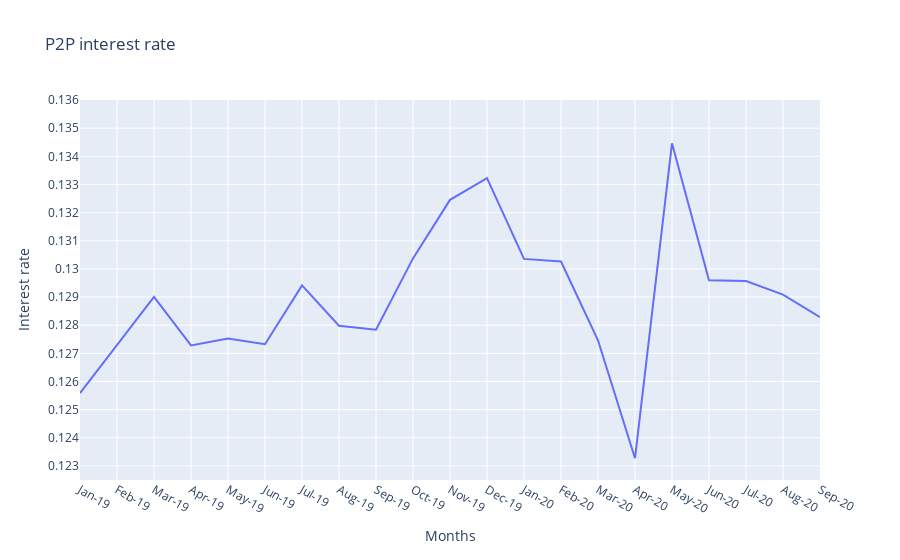

This figure's notebook cell:
### Code cell
fig = go.Figure()
fig = px.line(All_Fintech_Stat, x='issue_d', y="Average", title='P2P interest rate over time')
fig.update_layout(yaxis_range=[0.1225,0.136])
fig.update_layout(title='P2P interest rate',
                   xaxis_title='Months',
                   yaxis_title='Interest rate')
fig.update_yaxes(tick0=0.0000, dtick=0.001)
fig.show()

### Figure 1 — Plotly figure (JSON) as saved in the notebook; plotly's stock layout.template omitted (floating-point values rounded to 4 significant figures)
{"data": [{"hovertemplate": "issue_d=%{x}<br>Average=%{y}<extra></extra>", "legendgroup": "", "line": {"color": "#636efa", "dash": "solid"}, "mode": "lines", "name": "", "orientation": "v", "showlegend": false, "type": "scatter", "x": ["Jan-19", "Feb-19", "Mar-19", "Apr-19", "May-19", "Jun-19", "Jul-19", "Aug-19", "Sep-19", "Oct-19", "Nov-19", "Dec-19", "Jan-20", "Feb-20", "Mar-20", "Apr-20", "May-20", "Jun-20", "Jul-20", "Aug-20", "Sep-20"], "xaxis": "x", "y": [0.1256, 0.1273, 0.129, 0.1273, 0.1275, 0.1273, 0.1294, 0.128, 0.1278, 0.1304, 0.1325, 0.1332, 0.1304, 0.1303, 0.1275, 0.1233, 0.1345, 0.1296, 0.1296, 0.1291, 0.1283], "yaxis": "y"}], "layout": {"legend": {"tracegroupgap": 0}, "title": {"text": "P2P interest rate"}, "xaxis": {"anchor": "y", "domain": [0, 1], "title": {"text": "Months"}}, "yaxis": {"anchor": "x", "domain": [0, 1], "dtick": 0.001, "range": [0.1225, 0.136], "tick0": 0, "title": {"text": "Interest rate"}}}}
